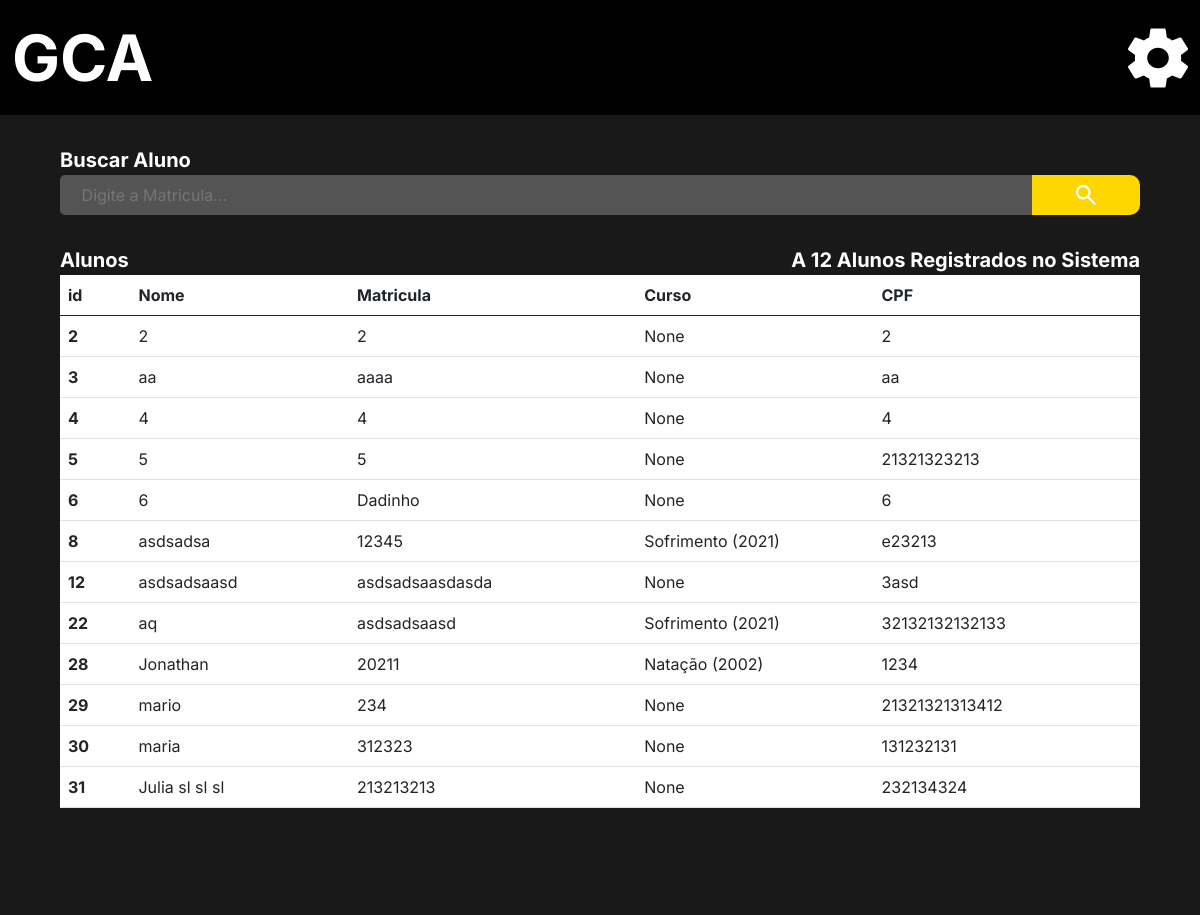
The page /adm/list_students/ on the database as committed earlier.
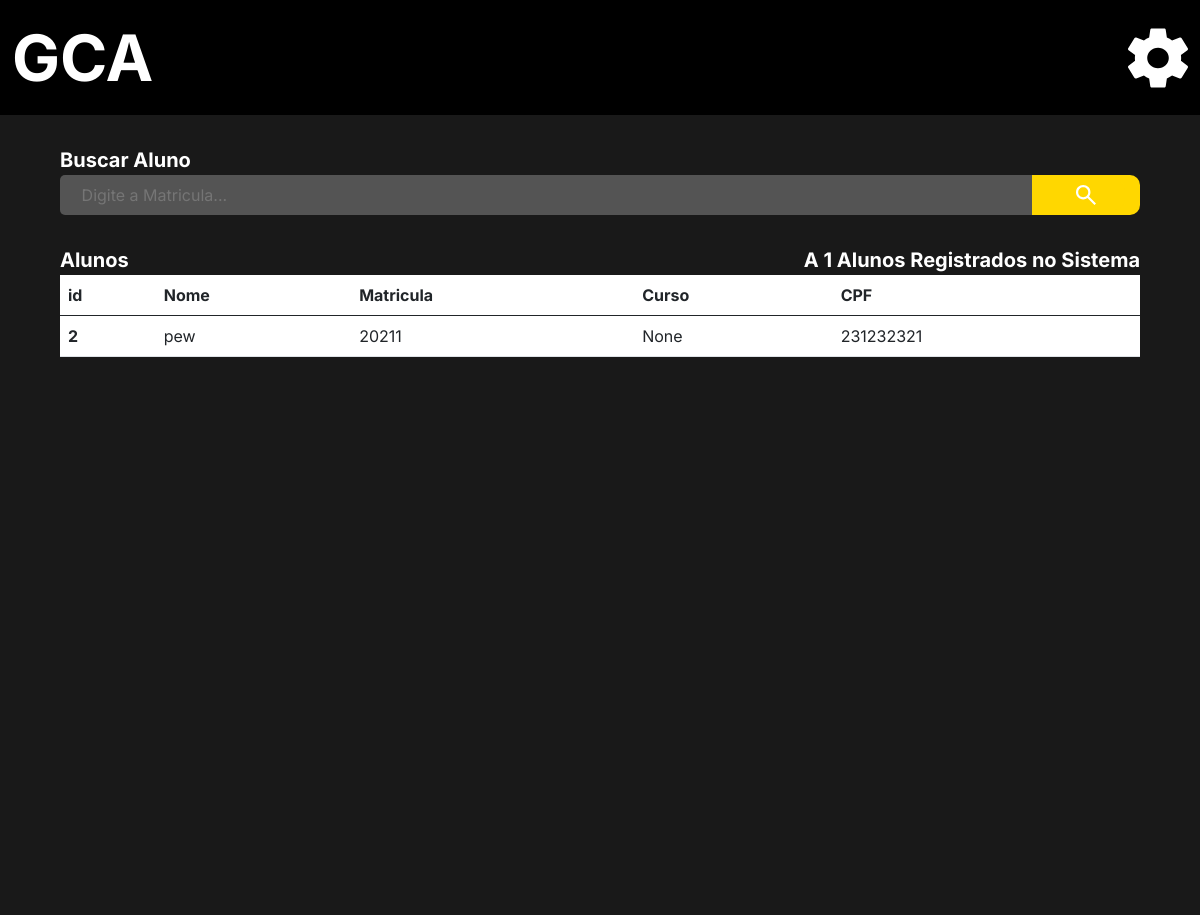
The same page on the database as committed later.
### Users/models.py (models this page shows, shortened)
class CustomUser(AbstractUser):
    image = models.ImageField(upload_to='Media', blank=True, null=False, default='Media/no_image_dafaut.jpg')
    matricula = models.CharField("Matricula", max_length=150, unique=True)
    username = models.CharField(("Nome"), max_length=50, unique=False, primary_key=None)
    email = models.EmailField("E-mail", unique=True)
    cpf = models.CharField("CPF", max_length=14, unique=True)
    phone = models.CharField("Telefone", max_length=15, blank=True, null=True)
    data_de_nascimento = models.DateField('Data de Nascimento', blank=True, null=True)
    curso_relacao = models.ForeignKey("administrador.Curso", verbose_name=("Curso"), blank=True, null=True,on_delete=models.SET_NULL)
    disciplina_relacao = models.ManyToManyField("administrador.Disciplina", verbose_name=("Disciplina"), blank=True)
    is_staff = models.BooleanField('Membro da equipe', default=True)
    USERNAME_FIELD = 'matricula'
    REQUIRED_FIELDS = ['username' , 'email' ,'cpf', 'phone']
    objects = UserManager()

### administrador/models.py (models this page shows)
class Curso (models.Model):
    nome = models.CharField(("Nome do Curso"), max_length=150, null=False, blank=False)
    ano = models.DateField("Ano")
    periodos =  models.IntegerField(('Total de peridodos'), null=False, blank=False)
    disciplina = models.ManyToManyField("administrador.Disciplina", verbose_name=("Disciplinas"),blank=False)
    coordenador = models.ForeignKey(User, verbose_name=("Coordenador"), on_delete=models.SET_NULL, null=True)
    verbose_name = 'Curso'
    verbose_name_plural = 'Cursos'
    def __str__(self):
        return self.nome +' ('+ str(self.ano.year) +')'

### administrador/views.py (the view)
# urls.py: path('adm/list_students/',  lista_Aluno, name = 'lista_Aluno'),
def lista_Aluno(request):
    student_group = Group.objects.get(name='Aluno')
    student = User.objects.all().filter(groups=student_group)
    total_de_alunos = len(User.objects.filter(groups=student_group))
    return render(request, 'aluno_lista.html', {'grupo_aluno': total_de_alunos,
                                                "aluno": student})

### administrador/templates/aluno_lista.html (shortened to what this page needs)
{% extends 'base.html' %}
{% load static %}
{% block import_title_css %}
    <link href="https://cdn.jsdelivr.net/npm/bootstrap@5.0.2/dist/css/bootstrap.min.css" rel="stylesheet">
    <link rel="stylesheet" href="{% static 'css/lista_cursos.css' %}">
{% endblock %}
{% block main %}
<div class="main">
    <div class="search_box">
        <form action=""  method="post">
            <div>
                <label for="search_box">Buscar Aluno</label>
            </div>
            <div class="search_bar">
                <input type="text" id="search_box" name="search_box" placeholder="Digite a Matricula...">
                <button class="enviar_botao" type="submit">
                    <img class="lupa" src="{% static 'icons/search_thing.svg' %}" alt="">
                </button>
            </div>
        </form>
    </div>
    <div class="center">
        <div class="two_lables">
            <div>
                <p class="label_title">Alunos</p>
                <p class="label_title">A {{grupo_aluno}} Alunos Registrados no Sistema</p>
            </div>
        </div>
    </div>
    <div class="center_2">
        <div class="list">
            <table class="table" >
                <thead>
                  <tr>
                    <th scope="col">id</th>
                    <th scope="col">Nome</th>
                    <th scope="col">Matricula</th>
                    <th class="curso_width" scope="col">Curso</th>
                    <th class="cpf_width" scope="col">CPF</th>
                  </tr>
                </thead>
                <tbody>
                    {% for dados in aluno %}
                        <tr>
                            <th scope="row"> {{dados.id}} </th>
                            <td>{{dados.username}}</td>
                            <td>{{dados.matricula}}</td>
                            <td class="curso_width">{{dados.curso_relacao}}</td>
                            <td class="cpf_width">{{dados.cpf}}</td>
                        </tr>
                    {% endfor %}
                </tbody>
              </table>
        </div>
    </div>
</div>
{% endblock %}

### templates/base.html (shortened to what this page needs)
{% load static %}
<!DOCTYPE html>
<html lang="en">
<head>
    <link rel="stylesheet" href="{% static 'css/base.css' %}">
    <link rel="stylesheet" href="{% static 'css/modal_menu.css' %}">
    <link href="https://cdn.jsdelivr.net/npm/bootstrap@5.0.2/dist/css/bootstrap.min.css" rel="stylesheet">
    {% block import_title_css %}{% endblock %}
</head>
<body>
    <header>
        <div class="header">
            <p class="slogan"  id="slogan">
                <a class="slogan_link" href="{% url 'home' %}">GCA</a>
            </p>
            <button type="button" class="botão_menu" data-bs-toggle="modal" data-bs-target="#side_menu">
                <img class="gear" src="{% static 'icons/gear.svg' %}" alt="">
            </button>
        </div>
    </header>
    {% block main %}
    {% endblock %}
</body>
</html>

### static/css/base.css (style rules this page uses)
* { margin: 0%; padding: 0%; border: 0%; font-family: inter; text-decoration: none; }
.slogan a { text-decoration: none; color: white; }
a { text-decoration: none; }
.header { width: 100%; height: 115px; background-color: black; display: flex; justify-content: space-between; align-items: center; }
.slogan { color: white; margin-left: 1%; font-size: 64px; font-weight: bolder; cursor: pointer; }
.slogan_link { color: white; }
.gear { width: 60px; height: max-content; margin-right: 1%; cursor: pointer; }

### static/css/modal_menu.css (style rules this page uses)
p { margin-bottom: 0px !important; }
.botão_menu { background: none; color: inherit; border: none; padding: 0; font: inherit; cursor: pointer; outline: inherit; position: relative; overflow: visible; padding-right: 1%; }

### administrador/static/css/lista_cursos.css (style rules this page uses)
.main { background-color: #191919; min-height: 100vh; max-height: calc(max-content + 100px); border: none; }
form { padding-top: 30px; display: flex; flex-direction: column; justify-content: center; align-items: center; }
.search_bar { display: flex; justify-content: left; }
#search_box { border: none; border-radius: 5px 0px 0px 5px; }
.search_box div { width: 90%; }
.search_bar input { width: 90%; padding-left: 2%; background-color: #545454; color: #9B9B9B; outline: none; }
form div label { font-size: 20px; color: white; font-weight: bold; }
.lupa { z-index: 0; background-color: #FFD700; padding: 5px 15px 5px 15px; border-radius: 0px 10px 10px 0px; cursor: pointer; width: 126px; height: 30px; }
.enviar_botao { width: 10%; background-color: #FFD700; padding: 5px 15px 5px 15px; border-radius: 0px 10px 10px 0px; border: none; cursor: pointer; display: flex; align-content: center; overflow: hidden; justify-content: center; }
.center { padding-top: 30px; display: flex; flex-direction: column; justify-content: center; align-items: center; }
.two_lables { width: 90%; }
.two_lables div { display: flex; justify-content: space-between; }
.two_lables p { text-align: center; color: white; font-size: 20px; font-weight: bold; }
.center_2 { padding-left: 5%; padding-Right: 5%; padding-bottom: 5%; }
.table { width: 100%; background-color: white; }
.curso_width { max-width: 125px; }

Rows that differ between the two databases and show on the page:
removed CustomUser: id "3", username "aa", matricula "aaaa", curso_relacao "None", cpf "aa"
removed CustomUser: id "4", username "4", matricula "4", curso_relacao "None", cpf "4"
removed CustomUser: id "5", username "5", matricula "5", curso_relacao "None", cpf "21321323213"
removed CustomUser: id "6", username "6", matricula "Dadinho", curso_relacao "None", cpf "6"
removed CustomUser: id "8", username "asdsadsa", matricula "12345", curso_relacao "Sofrimento (2021)", cpf "e23213"
removed CustomUser: id "12", username "asdsadsaasd", matricula "asdsadsaasdasda", curso_relacao "None", cpf "3asd"
removed CustomUser: id "22", username "aq", matricula "asdsadsaasd", curso_relacao "Sofrimento (2021)", cpf "32132132132133"
removed CustomUser: id "28", username "Jonathan", matricula "20211", curso_relacao "Natação (2002)", cpf "1234"
removed CustomUser: id "29", username "mario", matricula "234", curso_relacao "None", cpf "21321321313412"
removed CustomUser: id "30", username "maria", matricula "312323", curso_relacao "None", cpf "131232131"
removed CustomUser: id "31", username "Julia sl sl sl", matricula "213213213", curso_relacao "None", cpf "232134324"
changed CustomUser "None": username "2" → "pew"; matricula "2" → "20211"; cpf "2" → "231232321"
Other text that changed with them:
{{ grupo_aluno }}: "12" → "1"
